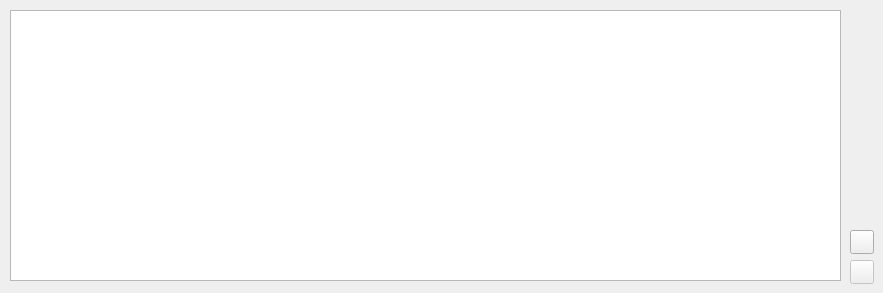
      <widget class="QWidget" name="tab_3">
       <attribute name="title">
        <string>Expense Categories</string>
       </attribute>
       <widget class="QTableView" name="tableView_Expense_Categories">
        <property name="geometry">
         <rect>
          <x>10</x>
          <y>10</y>
          <width>831</width>
          <height>271</height>
         </rect>
        </property>
       </widget>
       <widget class="QPushButton" name="pushButton_DeleteExpenseCat">
        <property name="enabled">
         <bool>false</bool>
        </property>
        <property name="geometry">
         <rect>
          <x>850</x>
          <y>260</y>
          <width>24</width>
          <height>24</height>
         </rect>
        </property>
        <property name="text">
         <string/>
        </property>
        <property name="icon">
         <iconset>
          <normaloff>../../Custom_Icons/DeleteRow.png</normaloff>../../Custom_Icons/DeleteRow.png</iconset>
        </property>
        <property name="iconSize">
         <size>
          <width>32</width>
          <height>32</height>
         </size>
        </property>
       </widget>
       <widget class="QPushButton" name="pushButton_AddExpenseCat">
        <property name="geometry">
         <rect>
          <x>850</x>
          <y>230</y>
          <width>24</width>
          <height>24</height>
         </rect>
        </property>
        <property name="text">
         <string/>
        </property>
        <property name="icon">
         <iconset>
          <normaloff>../../Custom_Icons/AddRow.png</normaloff>../../Custom_Icons/AddRow.png</iconset>
        </property>
        <property name="iconSize">
         <size>
          <width>32</width>
          <height>32</height>
         </size>
        </property>
       </widget>
      </widget>
